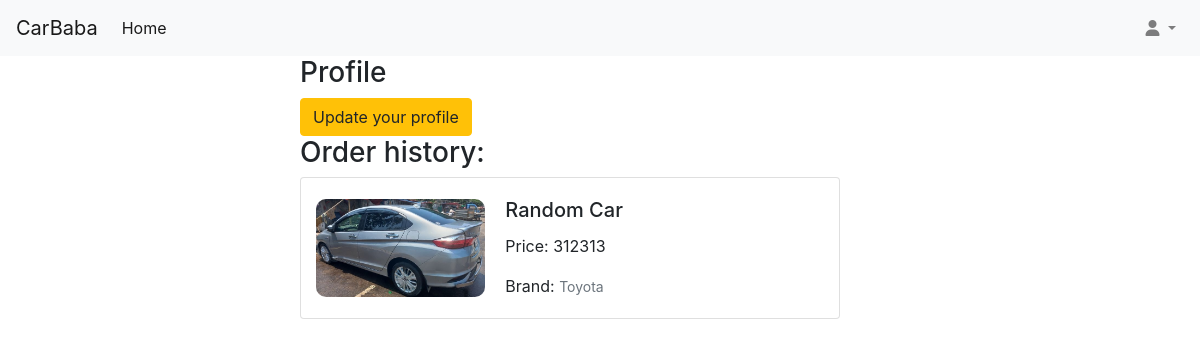
The page /user/profile/ (signed in) on the database its author committed.
### user/models.py (models this page shows)
class Order(models.Model):
    user = models.ForeignKey(User, on_delete=models.CASCADE)
    car = models.OneToOneField(Car, on_delete=models.CASCADE)
    bought_time = models.DateTimeField(auto_now_add=True, blank=True, null=True)

### car/models.py (models this page shows, shortened)
class Car(models.Model):
    car_name = models.CharField(max_length=100)
    price = models.IntegerField(blank="True", null="True")
    image = models.ImageField(upload_to="car/uploads/")
    quantity = models.IntegerField(blank="True", null="True")
    description = models.TextField()
    brand = models.ForeignKey(brandModel.Brand, on_delete=models.CASCADE, blank="True", null="True")

### brand/models.py (models this page shows, shortened)
class Brand(models.Model):
    name = models.CharField(max_length=100)
    slug = models.SlugField(max_length=500, unique=True, null=True)

### user/views.py (the view)
# urls.py: path('profile/', views.profile, name="profile"),
@login_required
def profile(request):
    data = models.Order.objects.filter(user=request.user)
    return render(request, 'profile.html', {'data': data})

### user/templates/profile.html
{% extends 'base.html' %}
{% load crispy_forms_tags %}
{% block content %}
<div class="w-50 mx-auto">
    <h3>Profile</h3>
    <a href="{% url 'update' %}"><button class="btn btn-warning">Update your profile</button></a>
    <h3>Order history: </h3>
    {% for dt in data %}
    <div class="card mb-3 col-lg-4 col-sm-1" style="max-width: 540px;">
        <div class="row no-gutters">
          <div class="col-md-4 d-flex justify-content-center align-items-center">
            <img src="{{dt.car.image.url}}" alt="..." class="w-100" style="border-radius: 10px">
          </div>
          <div class="col-md-8">
            <div class="card-body">
              <h5 class="card-title">{{dt.car.car_name}}</h5>
              <p class="card-text">Price: {{dt.car.price}}</p>
              <p class="card-text">Brand: <small class="text-muted">{{dt.car.brand.name}}</small></p>
            </div>
          </div>
        </div>
      </div>
      {% endfor %}
</div>
{% endblock %}

### rows shown on the page
Order: car.image (picture), car.car_name "Random Car", car.price "312313", car.brand.name "Toyota"
